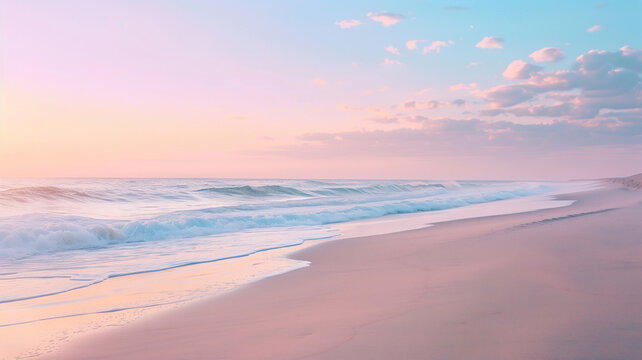
#> input picture images/sunset.jpg, 642 x 360 px
$ python ex10.py ../images/sunset.jpg
#> lines starting #> are read from the running program, lines starting #| are printed output that depends on the picture; after the words box and inside, x2 and y2 are one past the last pixel; in counts of white or black regions, pixels touching at a corner belong together
import sys
import cv2
import numpy as np
import matplotlib.pyplot as plt


def main():

    # Part 1:
    # Convert the image to grayscale and count bright and dark pixels.
    if len(sys.argv) != 2:
        print("Usage: python ex10.py <image_path>")
        return

    img = cv2.imread(sys.argv[1])
#> img is the input picture: shape (360, 642, 3); mean B, G, R 197.4, 187.1, 204.9

    if img is None:
        print("Could not read the image.")
        return

    # Convert the color image to grayscale.
    gray = cv2.cvtColor(img, cv2.COLOR_BGR2GRAY)
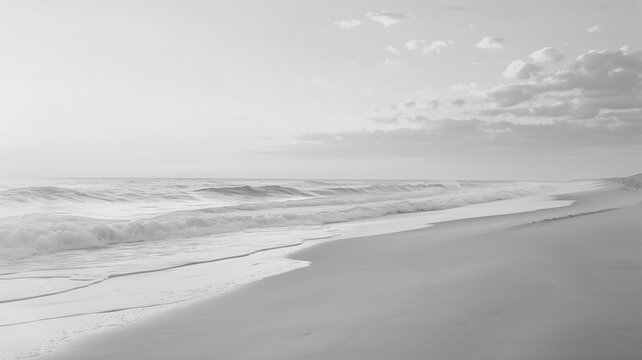
#> gray: shape (360, 642); min 111, max 238, mean 193.6

    bright_count = (gray > 200).sum()
#> bright_count = 114303
    dark_count = (gray < 50).sum()
#> dark_count = 0

    print(f"Pixels brighter than 200: {bright_count}")
#| Pixels brighter than 200: 114303
    print(f"Pixels darker than 50: {dark_count}")
#| Pixels darker than 50: 0


    # Part 2:
    # Create a black-and-white image using a boolean mask.
    binary_mask = np.zeros_like(gray)
    mask = gray > 128
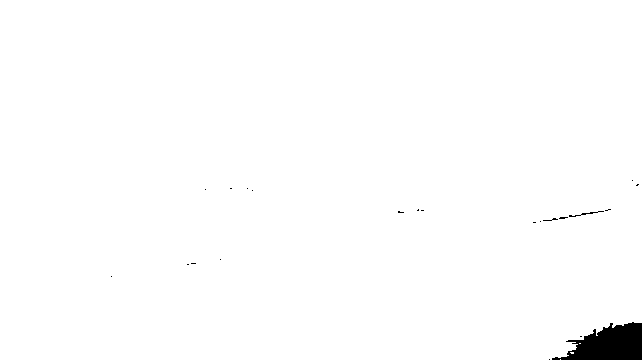
#> mask: shape (360, 642) bool; 99% white; 22 black regions (20 under 20 px), largest, box (x1, y1, x2, y2) and area: (552, 322, 642, 360) 2176, (569, 211, 604, 217) 46
    binary_mask[mask] = 255


    # Create a black-and-white image using np.where.
    binary_where = np.where(gray > 128, 255, 0).astype(np.uint8)


    # Part 3:
    # Create a mask for bright pixels.
    bright_mask = gray > 200
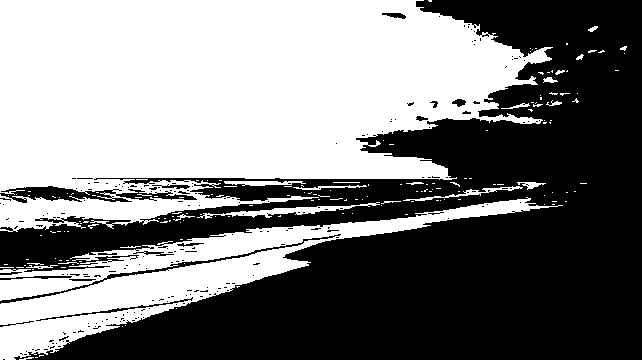
#> bright_mask: shape (360, 642) bool; 49.5% white; 167 white regions (143 under 20 px), largest, box (x1, y1, x2, y2) and area: (0, 0, 553, 232) 90078, (0, 197, 563, 360) 21484, (197, 202, 380, 219) 748


    # Color bright pixels red in the original color image.
    # OpenCV stores colors as B, G, R, so red is [0, 0, 255].
    red_result = img.copy()
    red_result[bright_mask] = [0, 0, 255]
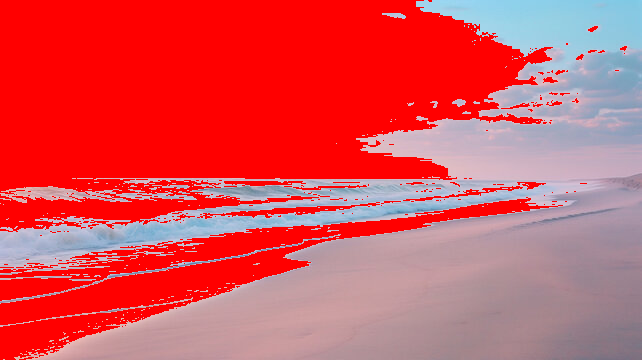
#> red_result: shape (360, 642, 3); mean B, G, R 89.9, 82.9, 216.1


    # Display the original and modified images side by side.
    original_rgb = cv2.cvtColor(img, cv2.COLOR_BGR2RGB)
    red_result_rgb = cv2.cvtColor(red_result, cv2.COLOR_BGR2RGB)

    plt.figure(figsize=(10, 4))

    plt.subplot(1, 2, 1)
    plt.imshow(original_rgb)
    plt.title("Original")
    plt.axis("off")

    plt.subplot(1, 2, 2)
    plt.imshow(red_result_rgb)
    plt.title("Pixels brighter than 200 in red")
    plt.axis("off")

    plt.tight_layout()
    plt.show()


if __name__ == "__main__":
    main()
